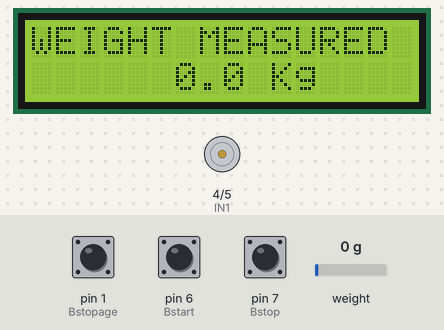
Bench run of a sketch on a simulated Arduino Uno, built with avr-gcc and run on an emulated ATmega328P. Parts: 16×2 character LCD, motor-driver pin pairs drawn as motors (green arrow = first pin HIGH = forward, orange = second pin HIGH = backward, longer = more drive). The inputs (shaded band) are chosen by the test bench; at power-on: pin 6 (Bstart) HIGH, pin 7 (Bstop) HIGH, weight on the scale 0 g, pin 1 (Bstopage) HIGH.

Above: at 2.2 s.
2.3 s: pin 6 (Bstart) pulled LOW for 0.15 s
At 3.5 s:
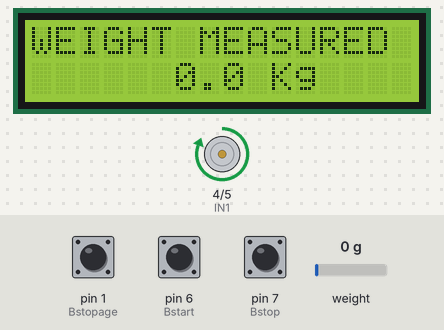
3.9 s: pin 7 (Bstop) pulled LOW for 0.15 s
At 4.4 s:
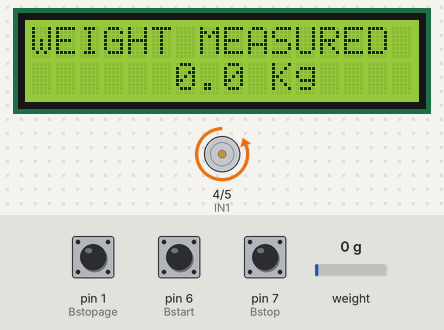
5.5 s: weight on the scale set to 1250 g
At 6.3 s:
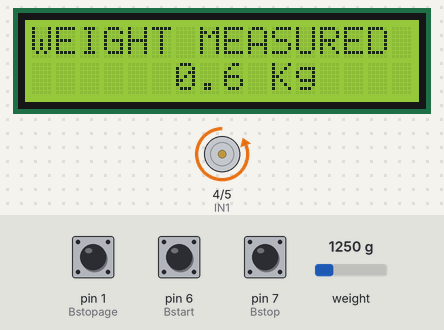
7.0 s: weight on the scale set to 2500 g
At 8.1 s:
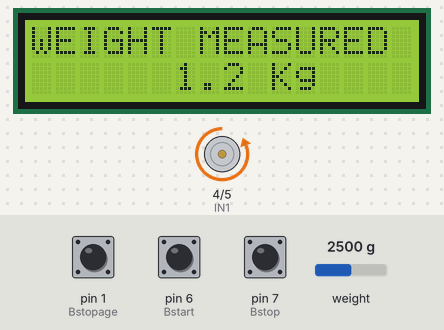
8.5 s: pin 1 (Bstopage) pulled LOW for 0.15 s
At 9.7 s:
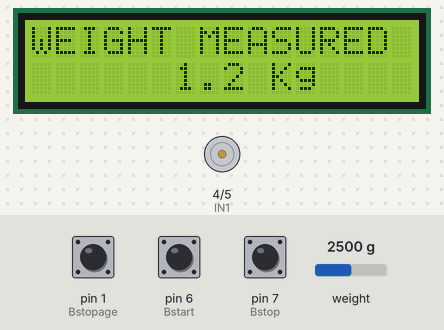
10.1 s: weight on the scale set to 3750 g
At 10.6 s:
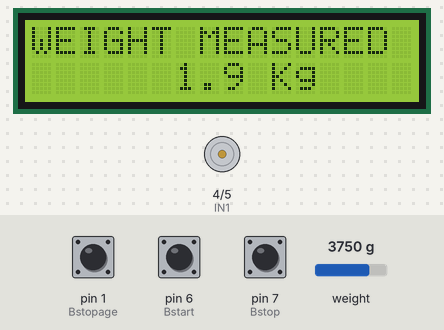
Timing chart, 0 to 12.6 s (numbered marks = the images above; inputs shaded):
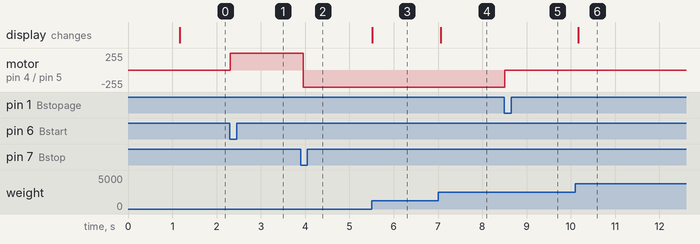

Measured:
- after the input at 2.3 s, motor on pin 4 (IN1) / pin 5 (IN2): stopped → forward 255/255 at once
- after the input at 3.9 s, motor on pin 4 (IN1) / pin 5 (IN2): forward 255/255 → backward 255/255 after 0.06 s
- after the input at 5.5 s, the display: changes at once (image 3)
- after the input at 7.0 s, the display: changes after 0.06 s (image 4)
- after the input at 8.5 s, motor on pin 4 (IN1) / pin 5 (IN2): backward 255/255 → stopped at once
- after the input at 10.1 s, the display: changes after 0.07 s (image 6)

The sketch:

code.ino
```cpp
#include "HX711.h"
#include<LiquidCrystal.h>
#define calibration_factor 18029.57
#define IN1 4
#define IN2 5
#define DOUT  3
#define CLK  2

#define Bstart 6
#define Bstop 7
float weight;
#define Bstopage 1
HX711 scale;
LiquidCrystal lcd(13,12,11,10,9,8);
void forward(){
digitalWrite(IN1,HIGH);
digitalWrite(IN2,LOW);
}
void backward(){
digitalWrite(IN1,LOW);
digitalWrite(IN2,HIGH);
}

void stopage(){
digitalWrite(IN1,LOW);
digitalWrite(IN2,LOW);
}

void setup() {
pinMode(IN1, OUTPUT);
pinMode(IN2, OUTPUT);

digitalWrite(IN1,LOW);
digitalWrite(IN2,LOW);
lcd.begin(16,2);

pinMode(Bstart,INPUT);
pinMode(Bstop,INPUT);
pinMode(Bstopage,INPUT);
  scale.begin(DOUT, CLK);
  scale.set_scale(calibration_factor); //This value is obtained by using the SparkFun_HX711_Calibration sketch
  scale.tare(); //Assuming there is no weight on the scale at start up, reset the scale to 0

}

void loop() {
weight=scale.get_units()/2;
lcd.setCursor(0,0);
lcd.print("WEIGHT MEASURED");
lcd.setCursor(6,1);
lcd.print(weight, 1);
lcd.print(" Kg");
if (weight>60){
 stopage();
}
else{
if (digitalRead(Bstart)==LOW){
 forward();
}
}
reverse();
m_stopage();
}
// reverse movement of the motor function
void reverse(){
if (digitalRead(Bstop)==LOW){
if(weight>60)
stopage();
else
 backward();
}

}
void m_stopage(){
if (digitalRead(Bstopage)==LOW)
stopage();
}
```
